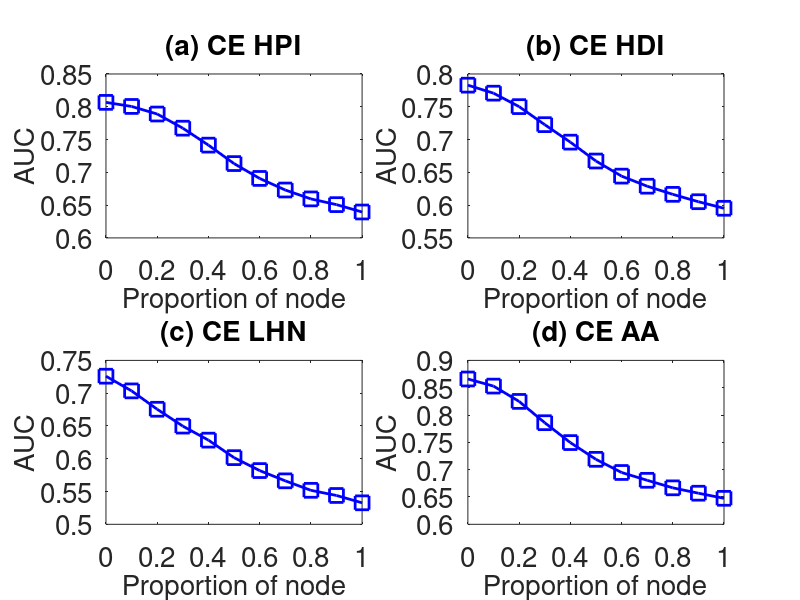

Write the MATLAB code that produced this figure.
subplot(2,2,1);
x=0:0.1:1;
y=[0.806708	0.800482	0.788926	0.767332	0.741487	0.71335	0.690695	0.673031	0.659481	0.650745	0.639501
];
plot(x,y,'-bs','LineWidth',2,'MarkerSize',10);
set(gca,'FontSize',20);
xlabel('Proportion of node','fontsize',20);
ylabel('AUC','fontsize',20);
title('(a) CE HPI','fontsize',20);

subplot(2,2,2);
x=0:0.1:1;
y=[0.782943	0.770736	0.750219	0.722713	0.696026	0.667255	0.644209	0.628846	0.616427	0.605182	0.59518
];
plot(x,y,'-bs','LineWidth',2,'MarkerSize',10);
set(gca,'FontSize',20);
xlabel('Proportion of node','fontsize',20);
ylabel('AUC','fontsize',20);
title('(b) CE HDI','fontsize',20);

subplot(2,2,3);
x=0:0.1:1;
y=[0.725887	0.703494	0.675472	0.649752	0.62836	0.601663	0.581951	0.566307	0.551842	0.543973	0.53277
];
plot(x,y,'-bs','LineWidth',2,'MarkerSize',10);
set(gca,'FontSize',20);
xlabel('Proportion of node','fontsize',20);
ylabel('AUC','fontsize',20);
title('(c) CE LHN','fontsize',20);


subplot(2,2,4);
x=0:0.1:1;
y=[0.865959	0.852946	0.824923	0.785954	0.749572	0.718954	0.694833	0.680546	0.666748	0.656928	0.647576
];
plot(x,y,'-bs','LineWidth',2,'MarkerSize',10);
set(gca,'FontSize',20);
xlabel('Proportion of node','fontsize',20);
ylabel('AUC','fontsize',20);
title('(d) CE AA','fontsize',20);
